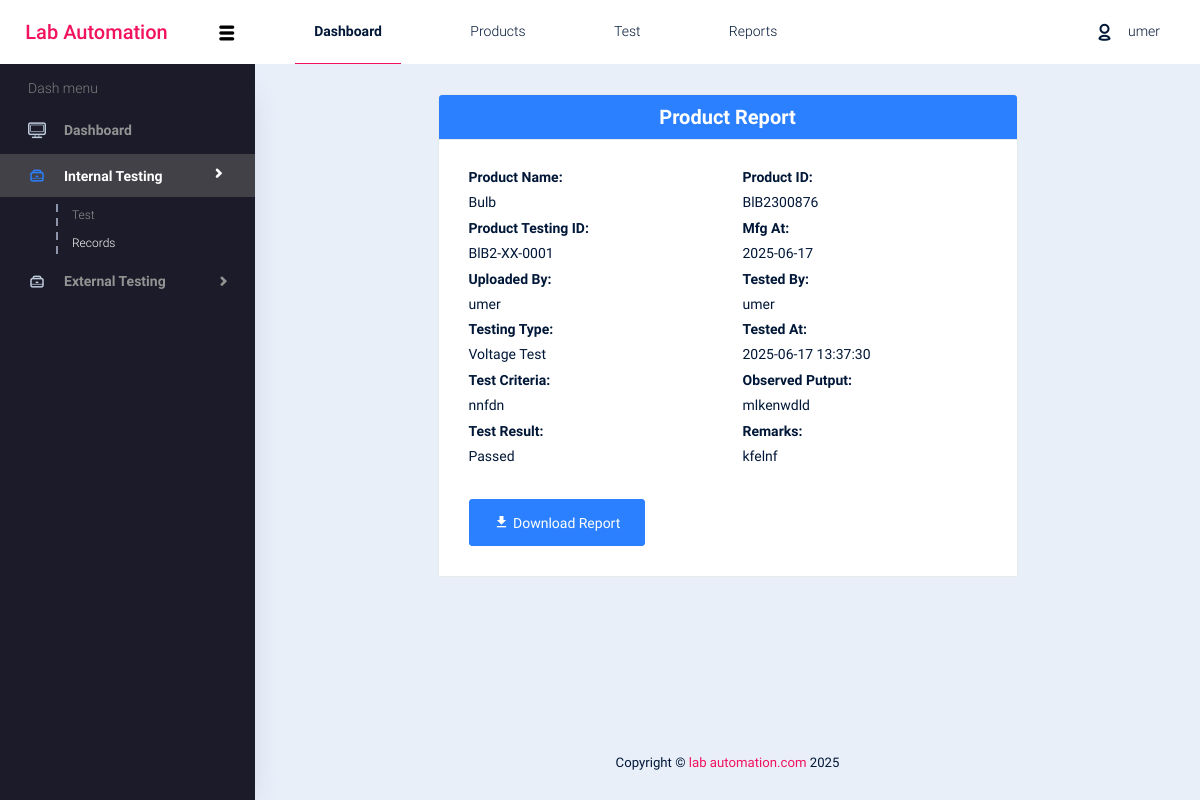
/record.php?prodid=30 (signed in), run on the app's committed database.
### tables this page shows
CREATE TABLE `tests` (
  `id` int(11) NOT NULL,
  `test_id` varchar(20) DEFAULT NULL,
  `product_id` varchar(10) DEFAULT NULL,
  `test_type` varchar(50) DEFAULT NULL,
  `test_criteria` text DEFAULT NULL,
  `observed_output` text DEFAULT NULL,
  `test_result` enum('Passed','Failed') NOT NULL,
  `remarks` text DEFAULT NULL,
  `tested_by` varchar(100) DEFAULT NULL,
  `tested_at` datetime DEFAULT current_timestamp()
);

CREATE TABLE `products` (
  `id` int(11) NOT NULL,
  `product_id` char(10) DEFAULT NULL,
  `product_name` varchar(50) NOT NULL,
  `product_type_id` int(11) NOT NULL,
  `revision_code` char(2) NOT NULL,
  `manufacturing_number` char(5) NOT NULL,
  `manufactured_date` date NOT NULL,
  `created_at` timestamp NOT NULL DEFAULT current_timestamp(),
  `Uploaded_by` varchar(30) NOT NULL
);

### record.php (the view, shortened to what this page needs)
<!DOCTYPE html>
<html lang="en">
<head>
    <link rel="stylesheet" href="vendors/typicons.font/font/typicons.css">
    <link rel="stylesheet" href="vendors/css/vendor.bundle.base.css">
    <link rel="stylesheet" href="css/vertical-layout-light/style.css">
    <link href="https://cdn.jsdelivr.net/npm/@mdi/font@7.2.96/css/materialdesignicons.min.css" rel="stylesheet">
</head>
<body>
    <div class="container-scroller">
        <?php include 'components/navBar.php'; ?>
        <div class="container-fluid page-body-wrapper">
            <?php include 'components/sideBar.php'; ?>
            <div class="main-panel">
                <div class="content-wrapper" style="display: flex; justify-content: center;">
                    <div class="row justify-content-center">
                        <div class="col-md-8">
                            <div class="card" id="htmlContent">
                                <div class="card-header bg-info text-white">
                                    <h3 class="text-center mb-0 font-weight-bold">Product Report</h3>
                                </div>
                                <?php
                                include "config.php";
                                $id = $_GET['prodid'];
                                $sql = "SELECT
                                            p.product_name,
                                            p.product_id,
                                            p.manufactured_date,
                                            t.test_id,
                                            t.test_type,
                                            t.test_criteria,
                                            t.observed_output,
                                            t.test_result,
                                            t.remarks,
                                            t.tested_by,
                                            t.tested_at,
                                            p.Uploaded_by
                                        FROM products p
                                        INNER JOIN tests t ON p.product_id = t.product_id
                                        WHERE t.id = {$id}";
                                $result = mysqli_query($connect, $sql);
                                if ($row = mysqli_fetch_assoc($result)) {
                                    ?>
                                    <div class="card-body">
                                        <div class="row">
                                            <div class="col-md-6">
                                                <h5 class="font-weight-bold">Product Name:</h5>
                                                <p><?= $row['product_name'] ?></p>
                                            </div>
                                            <div class="col-md-6">
                                                <h5 class="font-weight-bold">Product ID:</h5>
                                                <p><?= $row['product_id'] ?></p>
                                            </div>
                                            <div class="col-md-6">
                                                <h5 class="font-weight-bold">Product Testing ID:</h5>
                                                <p><?= $row['test_id'] ?></p>
                                            </div>
                                            <div class="col-md-6">
                                                <h5 class="font-weight-bold">Mfg At:</h5>
                                                <p><?= $row['manufactured_date'] ?></p>
                                            </div>
                                            <div class="col-md-6">
                                                <h5 class="font-weight-bold">Uploaded By:</h5>
                                                <p><?= $row['Uploaded_by'] ?></p>
                                            </div>
                                            <div class="col-md-6">
                                                <h5 class="font-weight-bold">Tested By:</h5>
                                                <p><?= $row['tested_by'] ?></p>
                                            </div>
                                            <div class="col-md-6">
                                                <h5 class="font-weight-bold">Testing Type:</h5>
                                                <p><?= $row['test_type'] ?></p>
                                            </div>
                                            <div class="col-md-6">
                                                <h5 class="font-weight-bold">Tested At:</h5>
                                                <p><?= $row['tested_at'] ?></p>
                                            </div>
                                            <div class="col-md-6">
                                                <h5 class="font-weight-bold">Test Criteria:</h5>
                                                <p><?= $row['test_criteria'] ?></p>
                                            </div>
                                            <div class="col-md-6">
                                                <h5 class="font-weight-bold">Observed Putput:</h5>
                                                <p><?= $row['observed_output'] ?></p>
                                            </div>
                                            <div class="col-md-6">
                                                <h5 class="font-weight-bold">Test Result:</h5>
                                                <p><?= $row['test_result'] ?></p>
                                            </div>
                                            <div class="col-md-6">
                                                <h5 class="font-weight-bold">Remarks:</h5>
                                                <p><?= $row['remarks'] ?></p>
                                            </div>
                                            <div class="col-md-12 mt-4">
                                                <button class="btn btn-info no-print" id="generatePDF">
                                                    <i class="mdi mdi-download"></i> Download Report
                                                </button>
                                            </div>
                                        </div>
                                    </div>
                                <?php } ?>
                            </div>
                        </div>
                    </div>
                </div>
                <?php include 'components/footer.php'; ?>
            </div>
        </div>
    </div>
</body>
</html>

### components/navBar.php (shortened to what this page needs)
<nav class="navbar col-lg-12 col-12 p-0 fixed-top d-flex flex-row">
  <div class="text-center navbar-brand-wrapper d-flex align-items-center justify-content-center">
    <a class="navbar-brand brand-logo" href="index.php">
      <h3 class="text-primary mt-2 ml-4">Lab Automation</h3>
    </a>
    <button class="navbar-toggler navbar-toggler align-self-center d-none d-lg-flex" type="button"
      data-toggle="minimize">
      <span class="typcn typcn-th-menu"></span>
    </button>
  </div>
  <div class="navbar-menu-wrapper d-flex align-items-center justify-content-end">
    <ul class="navbar-nav mr-lg-2">
      <li class="nav-item  d-none d-lg-flex">
        <a class="nav-link active" href="./index.php">
          Dashboard
        </a>
      </li>
      <?php
      if ($_SESSION["role"] === "Admin" || "Tester") {
        ?>
        <?php
        if ($_SESSION["role"] !== "Tester") {
          ?>
          <li class="nav-item  d-none d-lg-flex">
            <a class="nav-link" href="./product-type.php">
              Products
            </a>
          </li>
        <?php } ?>
        <li class="nav-item  d-none d-lg-flex">
          <a class="nav-link" href="./test-products.php">
            Test
          </a>
        </li>
      <?php } ?>
      <li class="nav-item  d-none d-lg-flex">
        <a class="nav-link" href="./test-record.php">
          Reports
        </a>
      </li>
    </ul>
    <ul class="navbar-nav navbar-nav-right">
      <li class="nav-item nav-profile dropdown">
        <a class="nav-link dropdown-toggle  pl-0 pr-0" href="" data-toggle="dropdown" id="profileDropdown">
          <i class="typcn typcn-user-outline mr-0"></i>
          <span class="nav-profile-name">
            <?php
            echo $_SESSION["first_name"];
            ?>
          </span>
        </a>
      </li>
    </ul>
  </div>
</nav>

### components/sideBar.php (shortened to what this page needs)
<nav class="sidebar sidebar-offcanvas" id="sidebar">
  <ul class="nav">
    <li class="nav-item">
      <p class="sidebar-menu-title">Dash menu</p>
    </li>
    <li class="nav-item">
      <a class="nav-link" href="index.php">
        <i class="typcn typcn-device-desktop menu-icon"></i>
        <span class="menu-title">Dashboard </span>
      </a>
    </li>
    <li class="nav-item">
      <a class="nav-link" data-toggle="collapse" href="#ui-basic" aria-expanded="false" aria-controls="ui-basic">
        <i class="typcn typcn-briefcase menu-icon"></i>
        <span class="menu-title">Internal Testing</span>
        <i class="typcn typcn-chevron-right menu-arrow"></i>
      </a>
      <div class="collapse" id="ui-basic">
        <ul class="nav flex-column sub-menu">
          <?php
          if ($_SESSION["role"] === "Admin" || "Tester") {
          ?>
          <li class="nav-item"> <a class="nav-link" href="test-products.php">Test</a></li>
          <?php } ?>
          <li class="nav-item"> <a class="nav-link" href="test-record.php">Records</a></li>
        </ul>
      </div>
    </li>
    <li class="nav-item">
      <a class="nav-link" data-toggle="collapse" href="#error" aria-expanded="false" aria-controls="error">
        <i class="typcn typcn-briefcase menu-icon"></i>
        <span class="menu-title">External Testing</span>
        <i class="menu-arrow"></i>
      </a>
    </li>
  </ul>
</nav>

### components/footer.php
<footer class="footer">
           <div class="d-sm-flex justify-content-center justify-content-center">
             <span class="text-center text-sm-left d-block d-sm-inline-block">Copyright © <a href="https://www.bootstrapdash.com/" target="_blank">lab automation.com</a> 2025</span>
         </footer>

### data on the page
tests: products.product_name "Bulb", products.product_id "BlB2300876", test "BlB2-XX-0001", products.manufactured_date "2025-06-17", products.Uploaded_by "umer", tested_by "umer", test_type "Voltage Test", tested_at "2025-06-17 13:37:30", test_criteria "nnfdn", observed_output "mlkenwdld", test_result "Passed", remarks "kfelnf"

### other printed values
$_SESSION["first_name"] "umer"
